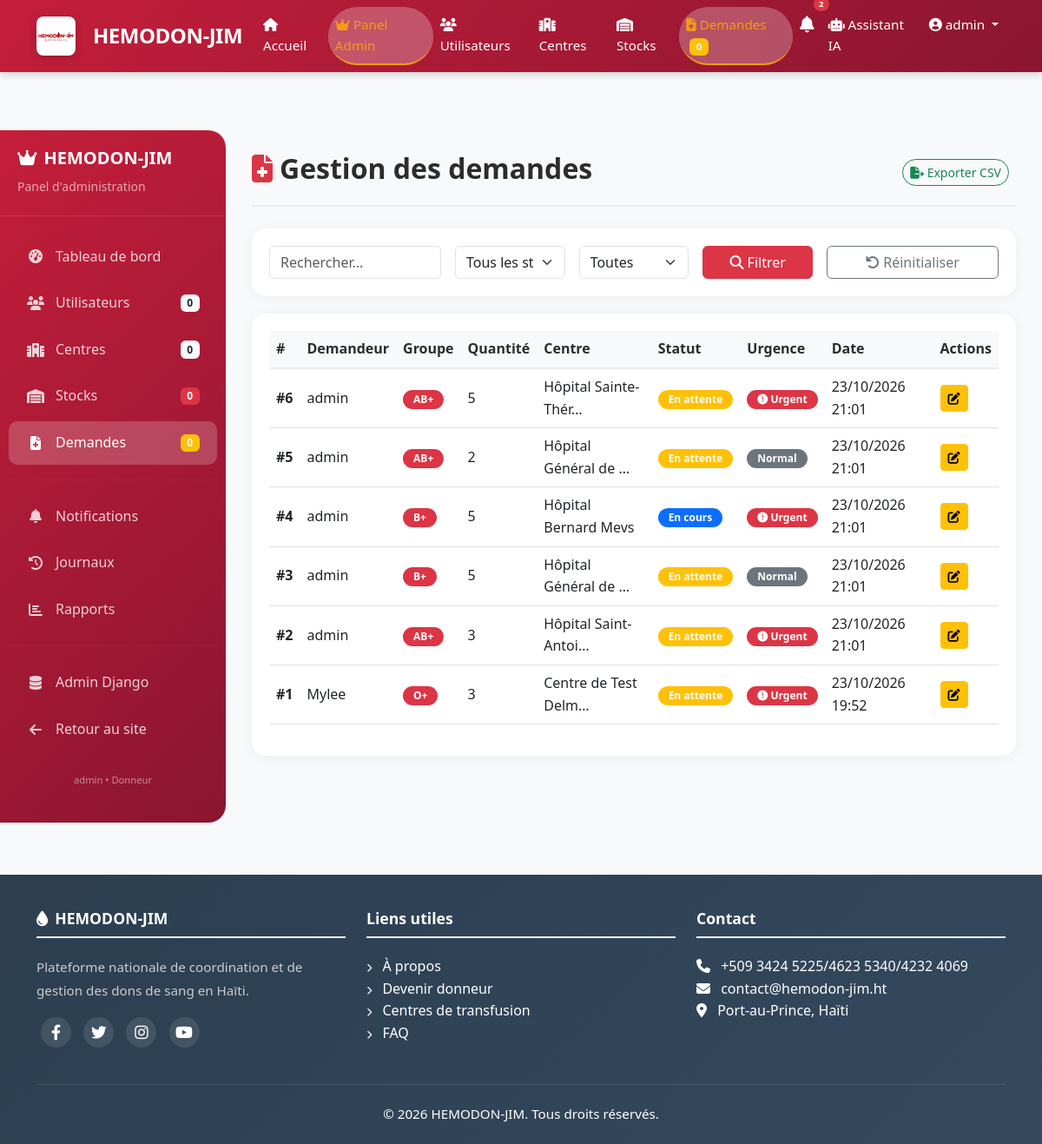
/admin-panel/demandes/ (signed in), run on the app's committed database.
### apps/authentification/models.py (models this page shows, shortened)
class User(AbstractUser):
    GROUPE_CHOICES = [
        ('donneur', 'Donneur'),
        ('hospitalier', 'Personnel Hospitalier'),
        ('admin', 'Administrateur'),
        ('pnts', 'PNTS'),
    ]
    GROUPE_SANGUIN_CHOICES = [
        ('A+', 'A+'), ('A-', 'A-'),
        ('B+', 'B+'), ('B-', 'B-'),
        ('AB+', 'AB+'), ('AB-', 'AB-'),
        ('O+', 'O+'), ('O-', 'O-'),
    ]
    groupe = models.CharField(max_length=20, choices=GROUPE_CHOICES, default='donneur')
    telephone = models.CharField(max_length=20, unique=True)
    adresse = models.TextField(blank=True, null=True)
    commune = models.CharField(max_length=100, blank=True, null=True)
    departement = models.CharField(max_length=100, blank=True, null=True)
    date_naissance = models.DateField(null=True, blank=True)
    groupe_sanguin = models.CharField(max_length=3, choices=GROUPE_SANGUIN_CHOICES, blank=True, null=True)
    est_eligible = models.BooleanField(default=True)
    photo = models.ImageField(upload_to='photos/', blank=True, null=True)
    created_at = models.DateTimeField(auto_now_add=True)
    updated_at = models.DateTimeField(auto_now=True)
    class Meta:
        db_table = 'users'
        verbose_name = 'Utilisateur'
        verbose_name_plural = 'Utilisateurs'

### apps/demandes/models.py (models this page shows, shortened)
class Demande(models.Model):
    STATUT_CHOICES = [
        ('en_attente', 'En attente'),
        ('en_cours', 'En cours'),
        ('traitee', 'Traitée'),
        ('urgente', 'Urgente'),
        ('annulee', 'Annulée'),
    ]
    GROUPE_CHOICES = [
        ('A+', 'A+'), ('A-', 'A-'),
        ('B+', 'B+'), ('B-', 'B-'),
        ('AB+', 'AB+'), ('AB-', 'AB-'),
        ('O+', 'O+'), ('O-', 'O-'),
    ]
    demandeur = models.ForeignKey(
        User,
        on_delete=models.CASCADE,
        related_name='demandes'
    )
    centre_source = models.ForeignKey(
        Centre,
        on_delete=models.CASCADE,
        related_name='demandes_sortantes',
        null=True,
        blank=True,
        help_text="Centre qui fait la demande"
    )
    centre_destination = models.ForeignKey(
        Centre,
        on_delete=models.CASCADE,
        related_name='demandes_entrantes',
        help_text="Centre qui recevra le sang"
    )
    groupe_sanguin = models.CharField(max_length=3, choices=GROUPE_CHOICES)
    quantite_necessaire = models.IntegerField(help_text="Nombre de poches nécessaires")
    statut = models.CharField(max_length=20, choices=STATUT_CHOICES, default='en_attente')
    urgence = models.BooleanField(default=False)
    notes = models.TextField(blank=True, null=True)
    date_demande = models.DateTimeField(auto_now_add=True)
    date_traitement = models.DateTimeField(null=True, blank=True)
    created_at = models.DateTimeField(auto_now_add=True)
    updated_at = models.DateTimeField(auto_now=True)
    class Meta:
        db_table = 'demandes'
        verbose_name = 'Demande'
        verbose_name_plural = 'Demandes'
        ordering = ['-date_demande']

### apps/centres/models.py (models this page shows, shortened)
class Centre(models.Model):
    TYPE_CHOICES = [
        ('public', 'Public'),
        ('prive', 'Privé'),
        ('ong', 'ONG'),
    ]
    nom = models.CharField(max_length=200)
    type = models.CharField(max_length=20, choices=TYPE_CHOICES)
    adresse = models.TextField()
    commune = models.CharField(max_length=100)
    departement = models.CharField(max_length=100)
    telephone = models.CharField(max_length=20)
    email = models.EmailField(blank=True, null=True)
    latitude = models.DecimalField(max_digits=9, decimal_places=6, null=True, blank=True)
    longitude = models.DecimalField(max_digits=9, decimal_places=6, null=True, blank=True)
    capacite_journaliere = models.IntegerField(default=50)
    horaires = models.TextField(blank=True, null=True)
    est_actif = models.BooleanField(default=True)
    responsable = models.ForeignKey(
        User,
        on_delete=models.SET_NULL,
        null=True,
        related_name='centre_responsable'
    )
    created_at = models.DateTimeField(auto_now_add=True)
    updated_at = models.DateTimeField(auto_now=True)
    class Meta:
        db_table = 'centres'
        verbose_name = 'Centre'
        verbose_name_plural = 'Centres'

### apps/app_admin/views.py (the view)
# urls.py: path('admin-panel/demandes/', views.admin_demandes, name='demandes'),
@login_required
@user_passes_test(is_admin)
def admin_demandes(request):
    demandes = Demande.objects.select_related('demandeur', 'centre_destination').all().order_by('-date_demande')
    statut = request.GET.get('statut')
    if statut:
        demandes = demandes.filter(statut=statut)
    urgence = request.GET.get('urgence')
    if urgence == 'true':
        demandes = demandes.filter(urgence=True)
    search = request.GET.get('search')
    if search:
        demandes = demandes.filter(
            Q(demandeur__username__icontains=search) |
            Q(centre_destination__nom__icontains=search)
        )
    paginator = Paginator(demandes, 20)
    page_number = request.GET.get('page')
    demandes_page = paginator.get_page(page_number)
    context = {
        'demandes': demandes_page,
        'statuts': Demande.STATUT_CHOICES,
        'title': 'Gestion des demandes',
        'active_page': 'demandes',
    }
    return render(request, 'app_admin/demandes.html', context)

### apps/app_admin/templates/app_admin/demandes.html (shortened to what this page needs)
{% extends 'app_admin/base_admin.html' %}
{% load static %}
{% block admin_content %}
<div class="page-header">
    <h2><i class="fas fa-file-medical me-2 text-danger"></i>Gestion des demandes</h2>
    <div>
        <a href="{% url 'app_admin:export' 'demandes' %}" class="btn btn-outline-success btn-sm me-2">
            <i class="fas fa-file-export"></i> Exporter CSV
        </a>
    </div>
</div>
<div class="admin-card">
    <form method="GET" class="row g-3">
        <div class="col-md-3">
            <input type="text" name="search" class="form-control" placeholder="Rechercher..." value="{{ request.GET.search }}">
        </div>
        <div class="col-md-2">
            <select name="statut" class="form-select">
                <option value="">Tous les statuts</option>
            </select>
        </div>
        <div class="col-md-2">
            <select name="urgence" class="form-select">
                <option value="">Toutes</option>
            </select>
        </div>
        <div class="col-md-2">
            <button type="submit" class="btn btn-danger w-100">
                <i class="fas fa-search"></i> Filtrer
            </button>
        </div>
        <div class="col-md-3">
            <a href="{% url 'app_admin:demandes' %}" class="btn btn-outline-secondary w-100">
                <i class="fas fa-undo"></i> Réinitialiser
            </a>
        </div>
    </form>
</div>
<div class="admin-card">
    <div class="table-responsive">
        <table class="table admin-table table-hover">
            <thead>
                <tr>
                    <th>#</th>
                    <th>Demandeur</th>
                    <th>Groupe</th>
                    <th>Quantité</th>
                    <th>Centre</th>
                    <th>Statut</th>
                    <th>Urgence</th>
                    <th>Date</th>
                    <th>Actions</th>
                </tr>
            </thead>
            <tbody>
                {% for demande in demandes %}
                <tr>
                    <td><strong>#{{ demande.id }}</strong></td>
                    <td>{{ demande.demandeur.username }}</td>
                    <td><span class="badge bg-danger">{{ demande.groupe_sanguin }}</span></td>
                    <td>{{ demande.quantite_necessaire }}</td>
                    <td>{{ demande.centre_destination.nom|truncatechars:20 }}</td>
                    <td>
                        <span class="badge {% if demande.statut == 'traitee' %}bg-success{% elif demande.statut == 'urgente' %}bg-danger{% elif demande.statut == 'en_attente' %}bg-warning{% elif demande.statut == 'en_cours' %}bg-primary{% else %}bg-secondary{% endif %}">
                            {{ demande.get_statut_display }}
                        </span>
                    </td>
                    <td>
                        {% if demande.urgence %}
                        <span class="badge bg-danger"><i class="fas fa-exclamation-circle"></i> Urgent</span>
                        {% else %}
                        <span class="badge bg-secondary">Normal</span>
                        {% endif %}
                    </td>
                    <td>{{ demande.date_demande|date:"d/m/Y H:i" }}</td>
                    <td>
                        <a href="{% url 'app_admin:demande_update' demande.id %}" class="btn btn-sm btn-warning">
                            <i class="fas fa-edit"></i>
                        </a>
                    </td>
                </tr>
                {% empty %}
                <tr>
                    <td colspan="9" class="text-center text-muted">Aucune demande trouvée</td>
                </tr>
                {% endfor %}
            </tbody>
        </table>
    </div>
</div>
{% endblock %}

### apps/app_admin/templates/app_admin/base_admin.html (shortened to what this page needs)
{% extends 'base.html' %}
{% load static %}
{% block content %}
<div class="admin-wrapper">
    <div class="admin-sidebar">
        <div class="sidebar-brand">
            <h5><i class="fas fa-crown me-2"></i>HEMODON-JIM</h5>
            <small>Panel d'administration</small>
        </div>
        <nav class="nav flex-column">
            <a class="nav-link {% if active_page == 'dashboard' %}active{% endif %}" href="{% url 'app_admin:dashboard' %}">
                <i class="fas fa-tachometer-alt"></i> Tableau de bord
            </a>
            <a class="nav-link {% if active_page == 'users' %}active{% endif %}" href="{% url 'app_admin:users' %}">
                <i class="fas fa-users"></i> Utilisateurs
                <span class="badge bg-light text-dark">{{ stats.total_donneurs|default:0 }}</span>
            </a>
            <a class="nav-link {% if active_page == 'centres' %}active{% endif %}" href="{% url 'app_admin:centres' %}">
                <i class="fas fa-hospital"></i> Centres
                <span class="badge bg-light text-dark">{{ stats.total_centres|default:0 }}</span>
            </a>
            <a class="nav-link {% if active_page == 'stocks' %}active{% endif %}" href="{% url 'app_admin:stocks' %}">
                <i class="fas fa-warehouse"></i> Stocks
                <span class="badge bg-danger">{{ stats.stocks_critiques|default:0 }}</span>
            </a>
            <a class="nav-link {% if active_page == 'demandes' %}active{% endif %}" href="{% url 'app_admin:demandes' %}">
                <i class="fas fa-file-medical"></i> Demandes
                <span class="badge bg-warning">{{ stats.demandes_urgentes|default:0 }}</span>
            </a>
            <hr>
            <a class="nav-link {% if active_page == 'notifications' %}active{% endif %}" href="{% url 'app_admin:notifications' %}">
                <i class="fas fa-bell"></i> Notifications
            </a>
            <a class="nav-link {% if active_page == 'logs' %}active{% endif %}" href="{% url 'app_admin:logs' %}">
                <i class="fas fa-history"></i> Journaux
            </a>
            <a class="nav-link {% if active_page == 'reports' %}active{% endif %}" href="{% url 'app_admin:reports' %}">
                <i class="fas fa-chart-bar"></i> Rapports
            </a>
            <hr>
            <a class="nav-link" href="{% url 'admin:index' %}">
                <i class="fas fa-database"></i> Admin Django
            </a>
            <a class="nav-link" href="{% url 'home' %}">
                <i class="fas fa-arrow-left"></i> Retour au site
            </a>
        </nav>
        <div class="sidebar-footer">
            <small>{{ user.username }} • {{ user.get_groupe_display }}</small>
        </div>
    </div>
    <div class="admin-content">
        {% block admin_content %}{% endblock %}
    </div>
</div>
{% endblock %}

### templates/partials/header.html (shortened to what this page needs)
{% load static %}
<nav class="navbar navbar-expand-lg navbar-custom fixed-top">
    <div class="container">
        <a class="navbar-brand" href="{% url 'home' %}">
            <img src="{% static 'images/logo/logo1.jpg' %}" alt="HEMODON-JIM" height="40" class="me-2" style="border-radius: 8px;">
            <span>HEMODON-JIM</span>
        </a>
        <div class="collapse navbar-collapse" id="navbarNav">
            <ul class="navbar-nav ms-auto">
                <li class="nav-item">
                    <a class="nav-link {% if request.path == '/' %}active{% endif %}" href="{% url 'home' %}">
                        <i class="fas fa-home"></i> Accueil
                    </a>
                </li>
                {% if user.is_authenticated %}
                    {% if user.is_superuser or user.groupe == 'admin' or user.groupe == 'pnts' %}
                        <li class="nav-item">
                            <a class="nav-link {% if 'admin-panel' in request.path %}active{% endif %}" href="{% url 'app_admin:dashboard' %}">
                                <i class="fas fa-crown"></i> Panel Admin
                            </a>
                        </li>
                        <li class="nav-item">
                            <a class="nav-link" href="{% url 'app_admin:users' %}">
                                <i class="fas fa-users"></i> Utilisateurs
                            </a>
                        </li>
                        <li class="nav-item">
                            <a class="nav-link" href="{% url 'app_admin:centres' %}">
                                <i class="fas fa-hospital"></i> Centres
                            </a>
                        </li>
                        <li class="nav-item">
                            <a class="nav-link {% if 'stocks' in request.path %}active{% endif %}" href="{% url 'stocks:list' %}">
                                <i class="fas fa-warehouse"></i> Stocks
                            </a>
                        </li>
                        <li class="nav-item">
                            <a class="nav-link {% if 'demandes' in request.path %}active{% endif %}" href="{% url 'demandes:toutes' %}">
                                <i class="fas fa-file-medical"></i> Demandes
                                <span class="badge bg-warning ms-1">{{ demandes_urgentes|default:0 }}</span>
                            </a>
                        </li>
                    {% endif %}
                    <li class="nav-item">
                        <a class="nav-link position-relative" href="{% url 'notifications:list' %}">
                            {% if user_notifications_count > 0 %}
                            <span class="position-absolute top-0 start-100 translate-middle badge rounded-pill bg-danger" style="font-size: 0.6rem; margin-top: -3px;">
                                {{ user_notifications_count }}
                            </span>
                            {% endif %}
                        </a>
                    </li>
                    <li class="nav-item">
                        <a class="nav-link" href="{% url 'chatbot:chatbot' %}">
                            <i class="fas fa-robot"></i> Assistant IA
                        </a>
                    </li>
                    <li class="nav-item dropdown">
                        <a class="nav-link dropdown-toggle" href="#" id="userDropdown" role="button" data-bs-toggle="dropdown">
                            <i class="fas fa-user-circle"></i> {{ user.username }}
                        </a>
                    </li>
                {% endif %}
            </ul>
        </div>
    </div>
</nav>

### data on the page
User: username "admin", groupe "Donneur"
Demande: id "6", demandeur.username "admin", groupe_sanguin "AB+", quantite_necessaire "5", centre_destination.nom "Hôpital Sainte-Thér…", statut "En attente", urgence True (drawn), date_demande "23/10/2026 21:01"
Demande: id "5", demandeur.username "admin", groupe_sanguin "AB+", quantite_necessaire "2", centre_destination.nom "Hôpital Général de …", statut "En attente", urgence "Normal", date_demande "23/10/2026 21:01"
Demande: id "4", demandeur.username "admin", groupe_sanguin "B+", quantite_necessaire "5", centre_destination.nom "Hôpital Bernard Mevs", statut "En cours", urgence True (drawn), date_demande "23/10/2026 21:01"
Demande: id "3", demandeur.username "admin", groupe_sanguin "B+", quantite_necessaire "5", centre_destination.nom "Hôpital Général de …", statut "En attente", urgence "Normal", date_demande "23/10/2026 21:01"
Demande: id "2", demandeur.username "admin", groupe_sanguin "AB+", quantite_necessaire "3", centre_destination.nom "Hôpital Saint-Antoi…", statut "En attente", urgence True (drawn), date_demande "23/10/2026 21:01"
Demande: id "1", demandeur.username "Mylee", groupe_sanguin "O+", quantite_necessaire "3", centre_destination.nom "Centre de Test Delm…", statut "En attente", urgence True (drawn), date_demande "23/10/2026 19:52"

### other printed values
{{ demandes_urgentes|default:0 }} "0"
{{ user_notifications_count }} "2"
{{ stats.total_donneurs|default:0 }} "0"
{{ stats.total_centres|default:0 }} "0"
{{ stats.stocks_critiques|default:0 }} "0"
{{ stats.demandes_urgentes|default:0 }} "0"
